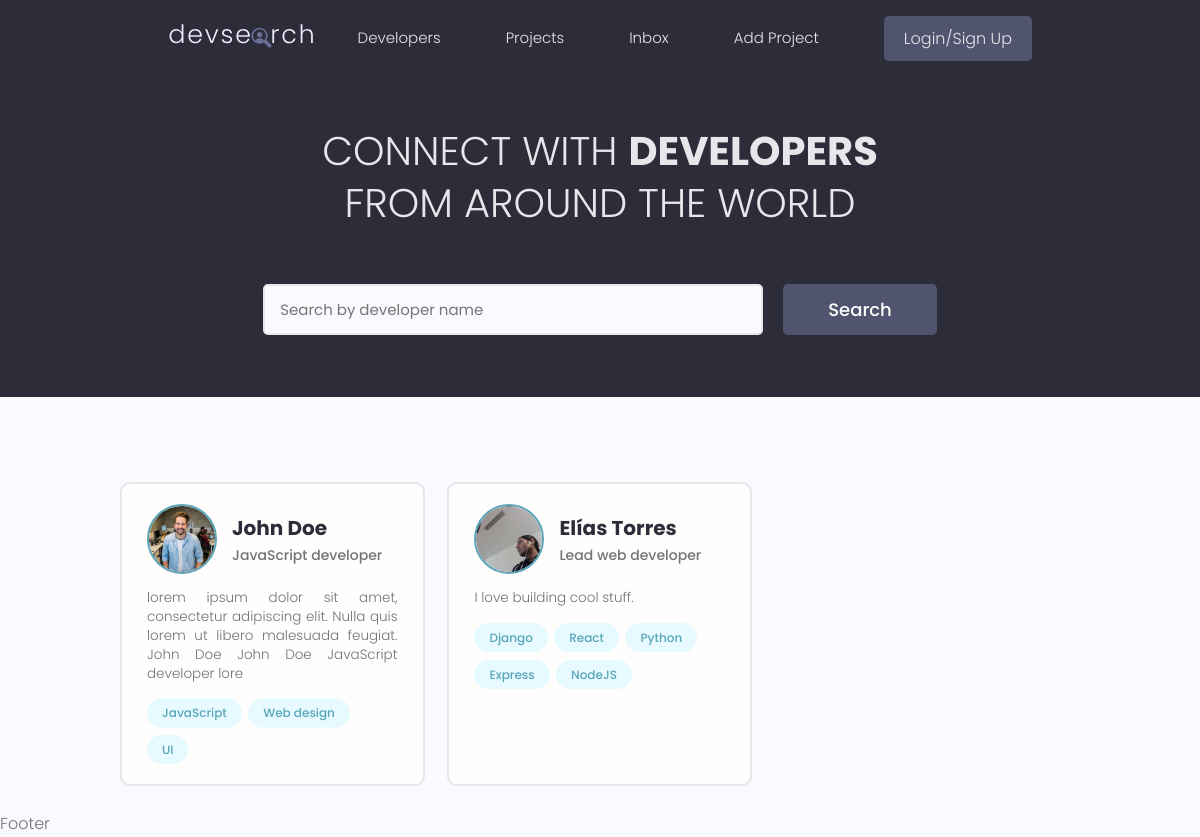
The page / on the database its author committed.
### developer/models.py (models this page shows, shortened)
class Developer(models.Model):
    id = models.UUIDField(default=uuid.uuid4,
                          primary_key=True, unique=True, editable=False)
    user = models.OneToOneField(User, on_delete=models.CASCADE, null=True)
    name = models.CharField(max_length=200, blank=True, null=True)
    email = models.EmailField(max_length=200, blank=True, null=True)
    username = models.CharField(max_length=200, blank=True, null=True)
    location = models.CharField(max_length=200, blank=True, null=True)
    short_intro = models.CharField(max_length=200, blank=True, null=True)
    bio = models.TextField(blank=True, null=True)
    profile_image = models.ImageField(
        upload_to='profiles/', blank=True, null=True, default='profiles/user-default.png')
    social_github = models.CharField(max_length=200, blank=True, null=True)
    social_twitter = models.CharField(max_length=200, blank=True, null=True)
    social_linkedin = models.CharField(max_length=200, blank=True, null=True)
    social_youtube = models.CharField(max_length=200, blank=True, null=True)
    social_website = models.CharField(max_length=200, blank=True, null=True)
    social_stackoverflow = models.CharField(
        max_length=200, blank=True, null=True)
    created = models.DateTimeField(auto_now_add=True)

class Skill(models.Model):
    id = models.UUIDField(default=uuid.uuid4,
                          primary_key=True, unique=True, editable=False)
    developer = models.ForeignKey(Developer, on_delete=models.CASCADE)
    name = models.CharField(max_length=200, blank=True, null=True)
    description = models.TextField(blank=True, null=True)
    created = models.DateTimeField(auto_now_add=True)
    def __str__(self):
        return str(self.name)

### developer/views.py (the view)
# urls.py: path('', views.profiles, name='profiles'),
def profiles(request):
    template_name = 'developer/profiles.html'
    developers = Developer.objects.all()
    context = {'developers': developers}
    return render(request, template_name, context)

### developer/templates/developer/profiles.html (shortened to what this page needs)
{% extends 'main.html'%}
{% load static %}
{% block content%}
<main class="home">
    <section class="hero-section text-center">
        <div class="container container--narrow">
            <div class="hero-section__box">
                <h2>CONNECT WITH <span>DEVELOPERS</span></h2>
                <h2>FROM AROUND THE WORLD</h2>
            </div>
            <div class="hero-section__search">
                <form class="form" action="#" method="get">
                    <div class="form__field">
                        <input class="input input--text" id="formInput#search" type="text" name="text"
                            placeholder="Search by developer name" />
                    </div>
                    <input class="btn btn--sub btn--lg" type="submit" value="Search" />
                </form>
            </div>
        </div>
    </section>
    <section class="devlist">
        <div class="container">
            <div class="grid grid--three">
                {% for developer in developers %}
                <div class="column card">
                    <div class="dev">
                        <a href="{% url 'developer:profile' developer.id %}" class="card__body">
                            <div class="dev__profile">
                                <img class="avatar avatar--md" src="{{ developer.profile_image.url }}"
                                    alt="{{ developer.name }}" />
                                <div class="dev__meta">
                                    <h3>{{ developer.name }}</h3>
                                    <h5>{{ developer.short_intro|slice:"60" }}</h5>
                                </div>
                            </div>
                            <p class="dev__info">
                                {{ developer.bio|slice:"150" }}
                            </p>
                            <div class="dev__skills">
                                {% for skill in developer.skill_set.all|slice:"5" %}
                                <span class="tag tag--pill tag--main">
                                    <small>{{ skill }}</small>
                                </span>
                                {% endfor %}
                            </div>
                        </a>
                    </div>
                </div>
                {% endfor %}
            </div>
        </div>
    </section>
</main>
{% endblock %}

### static/styles/app.css (style rules this page uses)
:root { --color-sub: #2d2d39; }
.btn--sub { background-color: var(--color-sub-light); }
.card { border: 2px solid var(--color-light); }
img { width: 100%; }
.hero-section { height: 40vh; display: flex; align-items: center; background-color: var(--color-sub); }
.hero-section__box { margin-bottom: 4rem; }
.hero-section__box > h2, .hero-section__box > h2 > span { font-size: 4rem; color: var(--color-light); line-height: 1.3; text-transform: uppercase; }
.hero-section__box > h2 { font-weight: 300; }
.hero-section__box > h2 > span { font-weight: 700; }
.hero-section__search > .form { display: flex; align-items: center; justify-content: center; gap: 2rem; }
.hero-section__search > .form input.input--text { width: 50rem; }
.devlist { margin-top: 8rem; }
.devlist .grid { align-items: stretch; }
.devlist .dev .dev__profile { display: flex; align-items: center; gap: 1.5rem; }
.devlist .dev .dev__meta h3 { color: var(--color-sub); font-size: 2rem; font-weight: 700; }
.devlist .dev .dev__meta h5 { color: var(--color-text); font-size: 1.4rem; font-weight: 500; }
.devlist .dev .dev__info { margin: 1.5rem 0; font-size: 1.35rem; line-height: 1.4; text-align: justify; }

### static/uikit/styles/modules/_variables.css (style rules this page uses)
:root { --color-main: #5aa5b9; --color-main-light: #e6faff; --color-sub: #3f4156; --color-sub-light: #51546e; --color-sub-lighter: #ededfd; --color-text: #737373; --color-gray: #8b8b8b; --color-light: #e5e7eb; --color-light-gray: #767676; --color-bg: #f8fafd; --color-white: #fffefd; --color-white-light: #f3f3f3; --color-success: #359e64; --color-success-bg: #def8e8; --color-error: #fc4b0b; --color-error-bg: #fff2ee; --font-base: 'Poppins', arial, helvetica, 'Segoe UI', roboto, ubuntu, sans-serif; --font-monospace: 'Fira Code', 'Courier New', courier, monospace; --font-regular: 300; --font-medium: 500; --font-bold: 700; --generic-shadow: 1px 1px 5px #00000010; --generic-transition: all 0.3s ease-in-out; }

### static/uikit/styles/modules/_base.css (style rules this page uses)
* { margin: 0; padding: 0; box-sizing: border-box; text-rendering: optimizeLegibility; color: inherit; font-size: inherit; }
html { font-size: 50%; }
@media only screen and (min-width: 480px) { html { font-size: 56.25%; } }
@media only screen and (min-width: 1200px) { html { font-size: 62.5%; } }
body { line-height: 1.6; font-weight: 400; font-size: 1.5rem; color: var(--color-text); background-color: var(--color-bg); min-height: 100vh; }

### static/uikit/styles/modules/_typography.css (style rules this page uses)
* { font-family: var(--font-base); }
h2 { font-size: 3.6rem; font-weight: var(--font-bold); }
h3 { font-size: 3.2rem; font-weight: var(--font-medium); }
h5 { font-size: 2.4rem; font-weight: var(--font-medium); }
h5, h6 { font-weight: var(--font-regular); }
p, span, strong { font-size: 1.6rem; color: var(--color-text); font-weight: var(--font-regular); }
a { padding-bottom: 2px; text-decoration: none; display: inline-block; color: var(--color-main); font-weight: var(--font-medium); }

### static/uikit/styles/modules/_utilities.css (style rules this page uses)
.container { width: 92%; max-width: 165rem; margin: 0 auto; box-sizing: border-box; }
.container--narrow { width: 92%; max-width: 120rem; }
@media screen and (min-width: 1000px) { .container { width: 90%; } }
@media screen and (min-width: 1000px) { .container--narrow { width: 85%; } }
@media screen and (min-width: 1200px) { .container { width: 80%; } }
@media screen and (min-width: 1200px) { .container--narrow { width: 72%; } }
.text-center { text-align: center; }

### static/uikit/styles/modules/_avatar.css (style rules this page uses)
.avatar { border-radius: 50%; border: 2px solid var(--color-main); object-fit: cover; }
.avatar--md { height: 7rem; width: 7rem; }

### static/uikit/styles/modules/_button.css (style rules this page uses)
.btn { display: inline-block; position: relative; cursor: pointer; background-color: var(--color-light); font-weight: var(--font-medium); color: var(--color-sub); text-decoration: none; padding: 1rem 2rem; border-radius: 0.5rem; border: none; width: -webkit-fit-content; width: -moz-fit-content; width: fit-content; height: -webkit-fit-content; height: -moz-fit-content; height: fit-content; font-size: 1.6rem; outline-width: 0; outline-color: transparent; -webkit-backface-visibility: hidden; backface-visibility: hidden; transition: all 0.3s ease-in-out; }
.btn--sub { background-color: var(--color-sub); color: var(--color-white); }
.btn--lg { font-size: 1.8rem; padding: 1.2rem 4.5rem; }

### static/uikit/styles/modules/_card.css (style rules this page uses)
.card { border-radius: 1rem; background-color: var(--color-white); border: 1.5px solid var(--color-light); width: auto; height: auto; margin-top: 0.5rem; margin-bottom: 0.5rem; overflow: hidden; }
.card__body, .card__header { padding: 2rem 2.5rem; }

### rows shown on the page
Developer: profile_image (picture), name "John Doe", short_intro "JavaScript developer", bio "lorem ipsum dolor sit amet, consectetur adipiscing elit. Nulla quis lorem ut libero malesuada feugiat. John Doe John Doe JavaScript developer lore"
Skill: name "JavaScript"
Skill: name "Web design"
Skill: name "UI"
Developer: profile_image (picture), name "Elías Torres", short_intro "Lead web developer", bio "I love building cool stuff."
Skill: name "Django"
Skill: name "React"
Skill: name "Python"
Skill: name "Express"
Skill: name "NodeJS"
